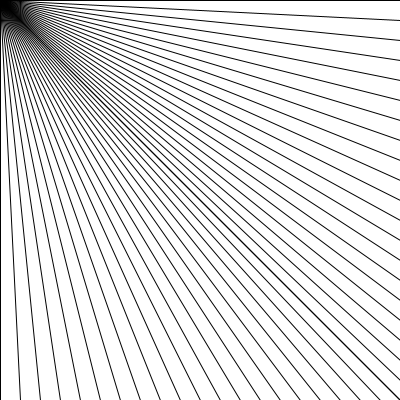
Frame 1 (no input)
Frame 60 (the mouse pressed at the canvas centre just before this capture): identical to frame 1, image omitted
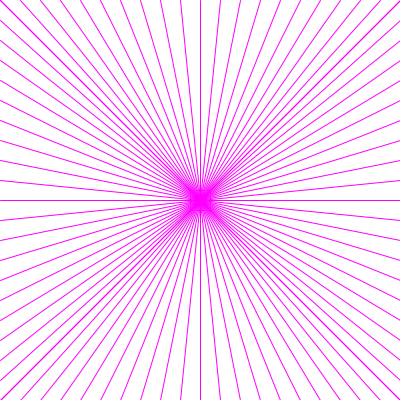
Frame 120 (the mouse held since frame 60 and released just before this capture)

The Processing sketch that drew these frames (run headless with seeded random() and noise(); from frame 60 on, the mouse is pressed at the canvas centre):

// Processing sketch: processing_123545
// ── processing_123545.pde

void setup() {
  size(400, 400);
}

void draw() {
  background(255);
  horLines();
  vertLines();
  otherHorLines();
  otherVertLines();
  colorChange();
}

void horLines(){
  for (float x=0;x<=400;x+=20) {
    line(mouseX, mouseY, x, 0);
  }
}

void vertLines(){
  for(float y=0;y<=400;y+=20){
    line(mouseX,mouseY,0,y);
  }
}

void otherHorLines(){
  for(float x=0;x<=400;x+=20){
    line(mouseX,mouseY,x,400);
  }
}

void otherVertLines(){
  for(float y=0;y<=400;y+=20){
    line(mouseX,mouseY,400,y);
  }
}
    
void colorChange(){
  if(mousePressed){
    stroke(255,0,255);
  }
  else stroke(0);
}
